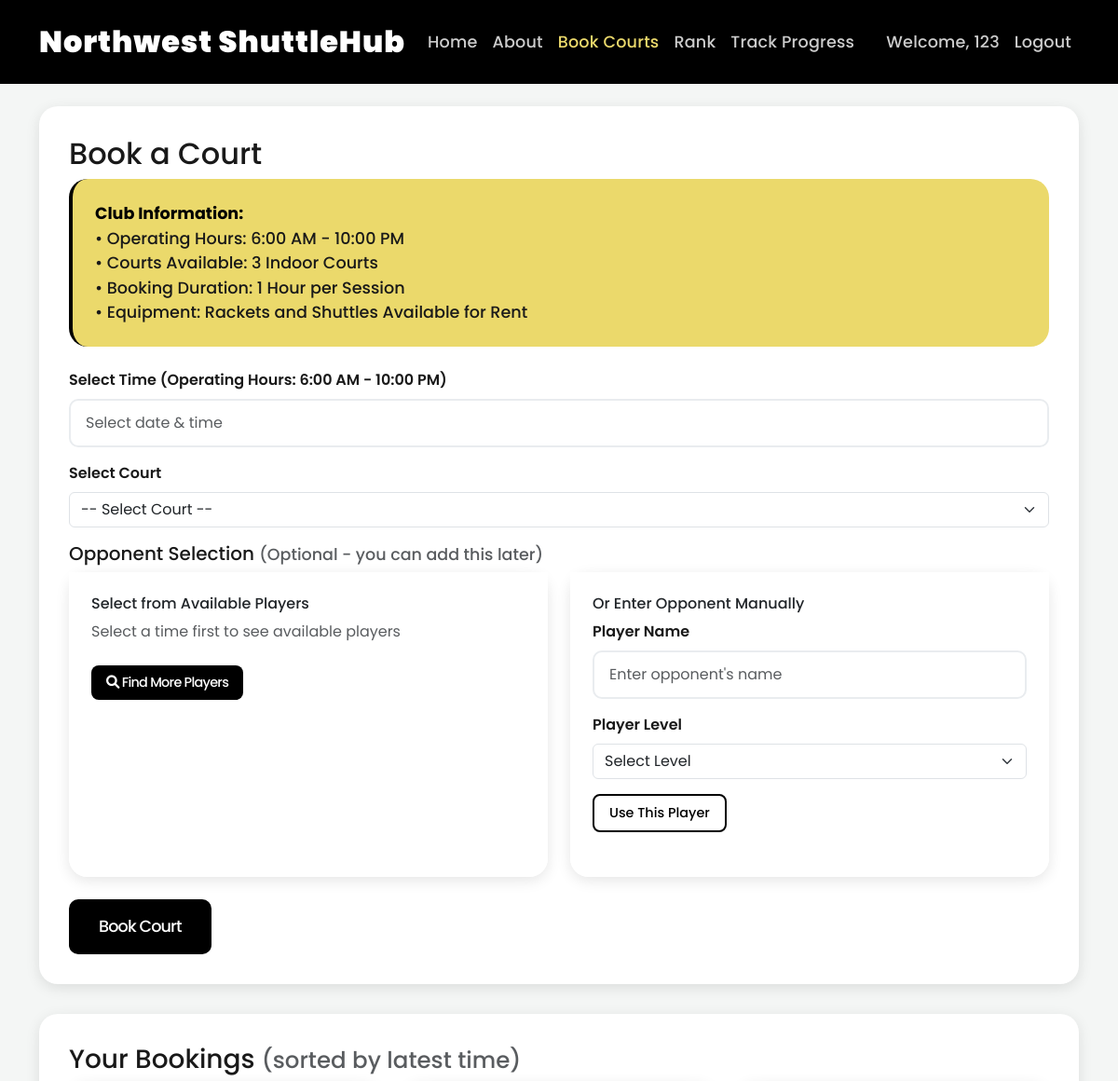
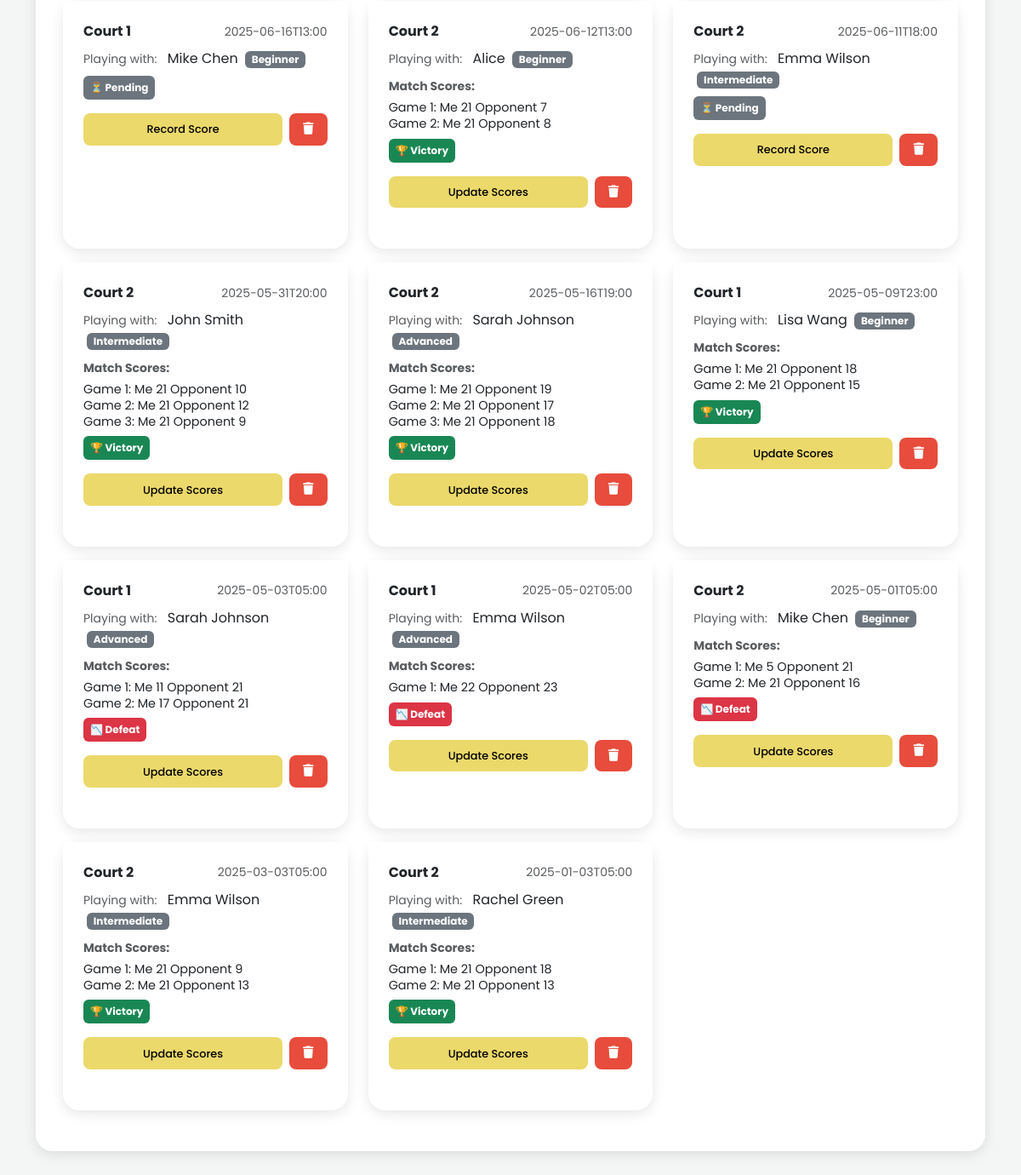
Screenshot of /book-courts (signed in) with the database file from the repository (2 pictures, top to bottom).
### tables this page shows
CREATE TABLE users (
                id INTEGER PRIMARY KEY AUTOINCREMENT,
                username TEXT UNIQUE NOT NULL,
                email TEXT UNIQUE NOT NULL,
                password_hash TEXT NOT NULL,
                level TEXT NOT NULL,
                created_at TIMESTAMP DEFAULT CURRENT_TIMESTAMP
            );

CREATE TABLE bookings (
                id INTEGER PRIMARY KEY AUTOINCREMENT,
                court TEXT NOT NULL,
                time TEXT NOT NULL,
                result TEXT DEFAULT ''
            , matched_player TEXT, matched_player_level TEXT, user_id INTEGER REFERENCES users(id), scores TEXT);

### app.py (the view, shortened to what this page needs)
@app.route('/book-courts', methods=['GET', 'POST'])
def book_courts():
    db = get_db()
    now = datetime.now().strftime("%Y-%m-%dT%H:%M")
    bookings = db.execute('SELECT * FROM bookings ORDER BY datetime(time) DESC').fetchall()
    return render_template('book_courts.html', bookings=bookings, now=now)

### app.py (called while the page is built)
def get_db():
    db = getattr(g, '_database', None)
    if db is None:
        db = g._database = sqlite3.connect(DATABASE)
        db.row_factory = sqlite3.Row  # 让结果支持 dict-like 访问
    return db

@app.teardown_appcontext
def close_connection(exception):
    db = getattr(g, '_database', None)
    if db:
        db.close()

@app.before_request
def load_logged_in_user():
    user_id = session.get('user_id')
    if user_id is None:
        g.user = None
    else:
        g.user = get_db().execute(
            'SELECT * FROM users WHERE id = ?', (user_id,)
        ).fetchone()

### templates/book_courts.html (shortened to what this page needs)
<!DOCTYPE html>
<html lang="en">
<head>
    <link href="https://cdn.jsdelivr.net/npm/bootstrap@5.3.0/dist/css/bootstrap.min.css" rel="stylesheet">
    <link href="https://cdn.jsdelivr.net/npm/flatpickr/dist/flatpickr.min.css" rel="stylesheet"/>
    <link rel="stylesheet" href="https://cdnjs.cloudflare.com/ajax/libs/font-awesome/6.0.0/css/all.min.css">
</head>
<body>
    <nav class="navbar navbar-expand-lg navbar-dark">
        <div class="container">
            <a class="navbar-brand" href="{{ url_for('home') }}">Northwest ShuttleHub</a>
            <div class="collapse navbar-collapse" id="navbarNav">
                <ul class="navbar-nav me-auto">
                    <li class="nav-item">
                        <a class="nav-link" href="{{ url_for('home') }}">Home</a>
                    </li>
                    <li class="nav-item">
                        <a class="nav-link" href="{{ url_for('about') }}">About</a>
                    </li>
                    <li class="nav-item">
                        <a class="nav-link active" href="{{ url_for('book_courts') }}">Book Courts</a>
                    </li>
                    <li class="nav-item">
                        <a class="nav-link" href="{{ url_for('rank') }}">Rank</a>
                    </li>
                    <li class="nav-item">
                        <a class="nav-link" href="{{ url_for('track_progress') }}">Track Progress</a>
                    </li>
                </ul>
                <ul class="navbar-nav">
                    {% if g.user %}
                    <li class="nav-item">
                        <span class="nav-link">Welcome, {{ g.user['username'] }}</span>
                    </li>
                    <li class="nav-item">
                        <a class="nav-link" href="{{ url_for('logout') }}">Logout</a>
                    </li>
                    {% endif %}
                </ul>
            </div>
        </div>
    </nav>
    <div class="container mt-4">
        <div class="row">
            <div class="col-lg-12">
                <div class="booking-container">
                    <h2>Book a Court</h2>
                    <div class="club-info">
                        <strong>Club Information:</strong><br>
                        • Operating Hours: 6:00 AM - 10:00 PM<br>
                        • Courts Available: 3 Indoor Courts<br>
                        • Booking Duration: 1 Hour per Session<br>
                        • Equipment: Rackets and Shuttles Available for Rent
                    </div>
                    <form method="POST">
                        <div class="mb-3">
                            <label for="time" class="form-label">Select Time (Operating Hours: 6:00 AM - 10:00 PM)</label>
                            <input type="text" id="timePicker" class="form-control" placeholder="Select date & time" required>
                        </div>
                        <div class="mb-3">
                            <label for="court" class="form-label">Select Court</label>
                            <select id="court" name="court" class="form-select" required>
                                <option value="">-- Select Court --</option>
                            </select>
                        </div>
                        <div class="mb-4" id="playerSelectionSection">
                            <h5>Opponent Selection <small class="text-muted">(Optional - you can add this later)</small></h5>
                            <div class="row">
                                <div class="col-md-6">
                                    <div class="card h-100">
                                        <div class="card-body">
                                            <h6 class="card-title">Select from Available Players</h6>
                                            <div id="availablePlayersContainer">
                                                <p class="text-muted">Select a time first to see available players</p>
                                            </div>
                                            <button type="button" class="btn btn-primary btn-sm mt-2" onclick="openPlayerFinderModal()">
                                                <i class="fas fa-search"></i> Find More Players
                                            </button>
                                        </div>
                                    </div>
                                </div>
                                <div class="col-md-6">
                                    <div class="card h-100">
                                        <div class="card-body">
                                            <h6 class="card-title">Or Enter Opponent Manually</h6>
                                            <div class="mb-3">
                                                <label for="manualPlayerName" class="form-label">Player Name</label>
                                                <input type="text" id="manualPlayerName" class="form-control" placeholder="Enter opponent's name">
                                            </div>
                                            <div class="mb-3">
                                                <label for="manualPlayerLevel" class="form-label">Player Level</label>
                                                <select id="manualPlayerLevel" class="form-select">
                                                    <option value="">Select Level</option>
                                                </select>
                                            </div>
                                            <button type="button" class="btn btn-outline-primary btn-sm" onclick="setManualPlayer()">
                                                Use This Player
                                            </button>
                                        </div>
                                    </div>
                                </div>
                            </div>
                        </div>
                        <button type="submit" class="btn btn-primary">Book Court</button>
                    </form>
                </div>
                <div class="booking-container">
                    <h3>Your Bookings <small class="text-muted">(sorted by latest time)</small></h3>
                    <div class="row">
                        {% for booking in bookings %}
                            <div class="col-md-6 col-lg-4 mb-3">
                                <div class="card h-100">
                                    <div class="card-body">
                                        <div class="d-flex justify-content-between align-items-center mb-2">
                                            <strong>{{ booking.court }}</strong>
                                            <span class="text-muted small">{{ booking.time }}</span>
                                        </div>
                                        {% if booking.matched_player %}
                                        <div class="matched-player-info mb-2">
                                            <small class="text-muted">Playing with:</small>
                                            <span class="ms-2">{{ booking.matched_player }}</span>
                                            {% if booking.matched_player_level %}
                                                <span class="badge bg-secondary ms-1">{{ booking.matched_player_level }}</span>
                                            {% endif %}
                                        </div>
                                        {% else %}
                                        <div class="mb-2">
                                            <small class="text-muted">
                                                <i class="fas fa-user-plus"></i> No opponent selected yet
                                            </small>
                                        </div>
                                        {% endif %}
                                        {% if booking.scores %}
                                        <div class="mb-2">
                                            <small class="text-muted"><strong>Match Scores:</strong></small>
                                            <div class="scores-display mt-1" style="font-size: 0.9rem; line-height: 1.3;">
                                                {{ booking.scores | safe }}
                                            </div>
                                        </div>
                                        {% endif %}
                                        <div class="d-flex justify-content-between align-items-center mb-3">
                                            <span class="badge {% if booking.result == 'win' %}bg-success{% elif booking.result == 'loss' %}bg-danger{% else %}bg-secondary{% endif %} p-2">
                                                {% if booking.result == 'win' %}
                                                    🏆 Victory
                                                {% elif booking.result == 'loss' %}
                                                    📉 Defeat
                                                {% else %}
                                                    ⏳ Pending
                                                {% endif %}
                                            </span>
                                        </div>
                                        <div class="d-flex justify-content-between gap-2">
                                            <button class="btn btn-info btn-sm btn-score flex-fill" onclick="openScoreModal('{{ booking.id }}')">
                                                {% if booking.scores %}Update Scores{% else %}Record Score{% endif %}
                                            </button>
                                            <button class="btn btn-danger btn-sm" onclick="confirmDelete('{{ booking.id }}', '{{ booking.court }}', '{{ booking.time }}')" title="Delete Booking">
                                                <i class="fas fa-trash"></i>
                                            </button>
                                        </div>
                                    </div>
                                </div>
                            </div>
                        {% else %}
                            <div class="col-12">
                                <p class="text-muted">No bookings yet.</p>
                            </div>
                        {% endfor %}
                    </div>
                </div>
            </div>
        </div>
    </div>
</body>
</html>

### templates/book_courts.html (style rules this page uses)
:root { --primary-color: #EBD96B; --secondary-color: #000000; --light-bg: #FFFFFF; --dark-text: #191919; --gray-text: #7F7F7F; --light-gray: #F4F6F5; }
body { font-family: 'Poppins', sans-serif; background-color: var(--light-gray); color: var(--dark-text); }
.navbar { background-color: var(--secondary-color); padding: 1rem 0; }
.navbar-brand { color: var(--light-bg) !important; font-size: 2rem; font-weight: 900; letter-spacing: 0.03em; }
.nav-link { color: rgba(255, 255, 255, 0.8) !important; transition: color 0.3s ease; font-weight: 500; font-size: 1.1rem; letter-spacing: 0.01em; }
.nav-link.active { color: var(--primary-color) !important; }
.booking-container { background: var(--light-bg); padding: 2rem; border-radius: 20px; box-shadow: 0 4px 15px rgba(0,0,0,0.1); margin-bottom: 2rem; }
.btn-primary { background-color: var(--secondary-color); border: none; padding: 1rem 2rem; border-radius: 10px; font-weight: 500; font-size: 1.1rem; letter-spacing: -0.05em; color: var(--light-bg); }
.btn-danger { background-color: #e74c3c; border: none; padding: 0.75rem 1.25rem; border-radius: 10px; font-weight: 500; font-size: 0.95rem; color: var(--light-bg); }
.btn-info { background-color: var(--primary-color); border: none; padding: 0.75rem 1.25rem; border-radius: 10px; font-weight: 500; font-size: 0.95rem; color: var(--secondary-color); }
.btn-outline-primary { color: var(--secondary-color); border-color: var(--secondary-color); border-width: 2px; padding: 0.75rem 1.25rem; border-radius: 10px; font-weight: 500; font-size: 0.95rem; }
.btn-sm { padding: 0.5rem 1rem; font-size: 0.9rem; border-radius: 8px; }
.btn-score { font-size: 0.8rem; }
.club-info { font-family: 'Poppins', sans-serif; font-size: 1.1rem; font-weight: 500; color: var(--dark-text); margin-bottom: 1.5rem; padding: 1.5rem; background-color: var(--primary-color); border-radius: 20px; border-left: 4px solid var(--secondary-color); }
.club-info strong { font-weight: 700; color: var(--secondary-color); }
.form-control { border-radius: 10px; border: 2px solid #e9ecef; font-family: 'Poppins', sans-serif; font-weight: 400; font-size: 1rem; padding: 0.75rem 1rem; }
.form-label { font-weight: 600; color: var(--dark-text); margin-bottom: 0.5rem; }
.card { border: none; border-radius: 20px; box-shadow: 0 4px 15px rgba(0,0,0,0.1); margin-bottom: 1.5rem; }
.card-body { padding: 1.5rem; background-color: var(--light-bg); border-radius: 0 0 20px 20px; }

### rows the page displays
users: user.username "123"
bookings: court "Court 1", time "2025-06-16T13:00", matched_player "Mike Chen", matched_player_level "Beginner", result "⏳ Pending", scores "Record Score"
bookings: court "Court 2", time "2025-06-12T13:00", matched_player "Alice", matched_player_level "Beginner", scores "Game 1: Me 21 Opponent 7 Game 2: Me 21 Opponent 8", result "🏆 Victory", shows "Update Scores"
bookings: court "Court 2", time "2025-06-11T18:00", matched_player "Emma Wilson", matched_player_level "Intermediate", result "⏳ Pending", scores "Record Score"
bookings: court "Court 2", time "2025-05-31T20:00", matched_player "John Smith", matched_player_level "Intermediate", scores "Game 1: Me 21 Opponent 10 Game 2: Me 21 Opponent 12 Game 3: Me 21 Opponent 9", result "🏆 Victory", shows "Update Scores"
bookings: court "Court 2", time "2025-05-16T19:00", matched_player "Sarah Johnson", matched_player_level "Advanced", scores "Game 1: Me 21 Opponent 19 Game 2: Me 21 Opponent 17 Game 3: Me 21 Opponent 18", result "🏆 Victory", shows "Update Scores"
bookings: court "Court 1", time "2025-05-09T23:00", matched_player "Lisa Wang", matched_player_level "Beginner", scores "Game 1: Me 21 Opponent 18 Game 2: Me 21 Opponent 15", result "🏆 Victory", shows "Update Scores"
bookings: court "Court 1", time "2025-05-03T05:00", matched_player "Sarah Johnson", matched_player_level "Advanced", scores "Game 1: Me 11 Opponent 21 Game 2: Me 17 Opponent 21", result "📉 Defeat", shows "Update Scores"
bookings: court "Court 1", time "2025-05-02T05:00", matched_player "Emma Wilson", matched_player_level "Advanced", scores "Game 1: Me 22 Opponent 23", result "📉 Defeat", shows "Update Scores"
bookings: court "Court 2", time "2025-05-01T05:00", matched_player "Mike Chen", matched_player_level "Beginner", scores "Game 1: Me 5 Opponent 21 Game 2: Me 21 Opponent 16", result "📉 Defeat", shows "Update Scores"
bookings: court "Court 2", time "2025-03-03T05:00", matched_player "Emma Wilson", matched_player_level "Intermediate", scores "Game 1: Me 21 Opponent 9 Game 2: Me 21 Opponent 13", result "🏆 Victory", shows "Update Scores"
bookings: court "Court 2", time "2025-01-03T05:00", matched_player "Rachel Green", matched_player_level "Intermediate", scores "Game 1: Me 21 Opponent 18 Game 2: Me 21 Opponent 13", result "🏆 Victory", shows "Update Scores"
